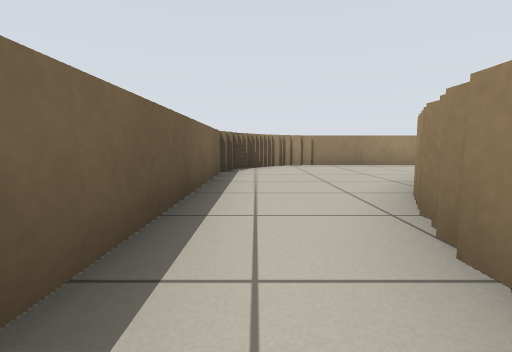
view 1 (above)

24 first-person views from a walk through a Stage world. The camera is 0.5 m above the floor, tilts 6° down and sees 85° across. Floor lines are 1 m apart. The floor is counted in squares, 1 m on a side. Each view is taken from the middle of a square. On the plan, view 1 faces up. The plan holds only what a view shows up to about 9 squares ahead; the rest is blank. Robots are left out.

view 2
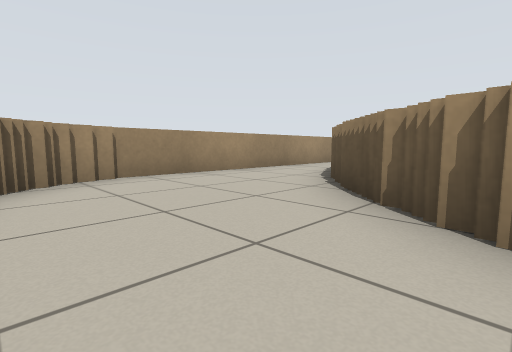

view 3
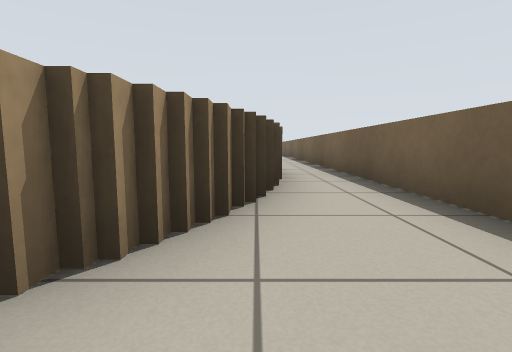

view 4
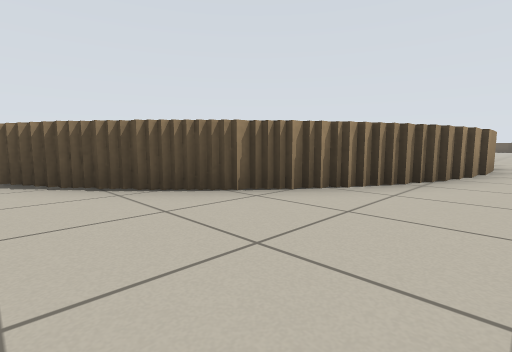

view 5
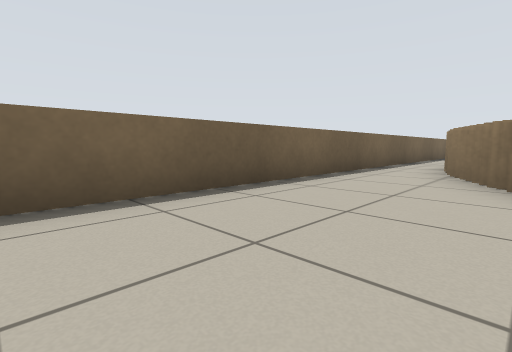

view 6
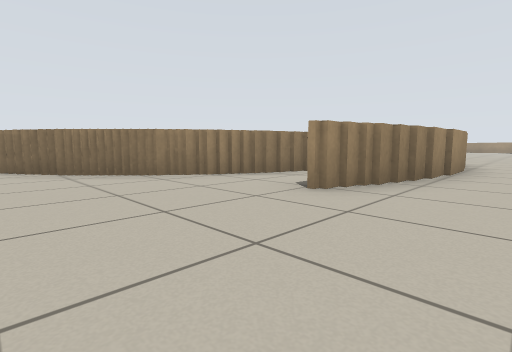

view 7
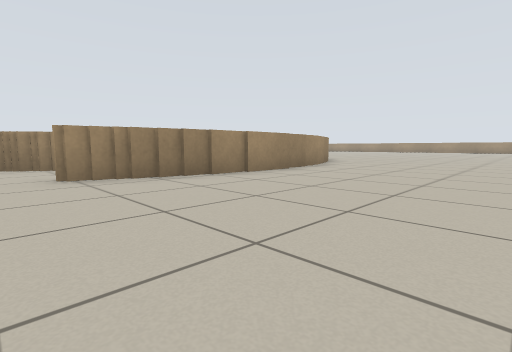

view 8
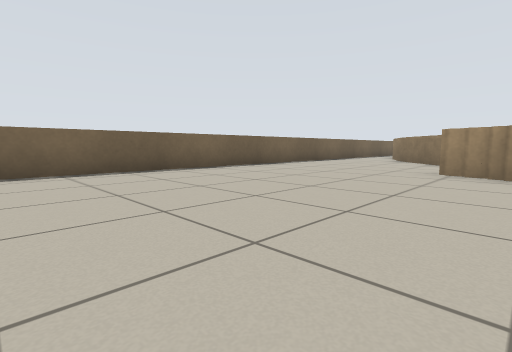

view 9
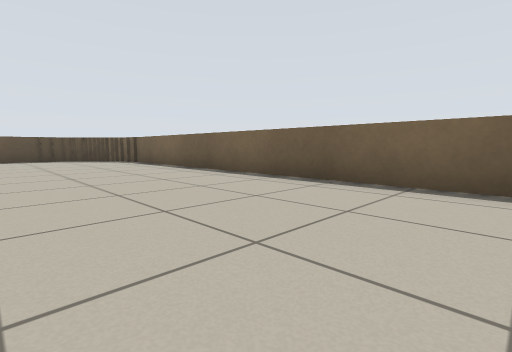

view 10
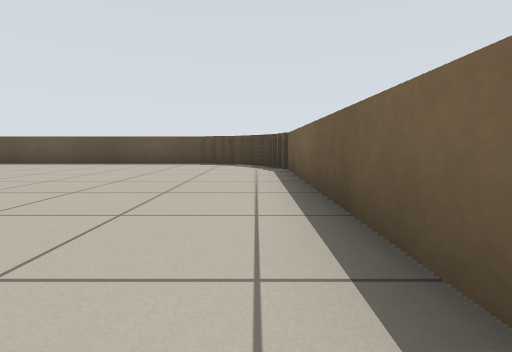

view 11
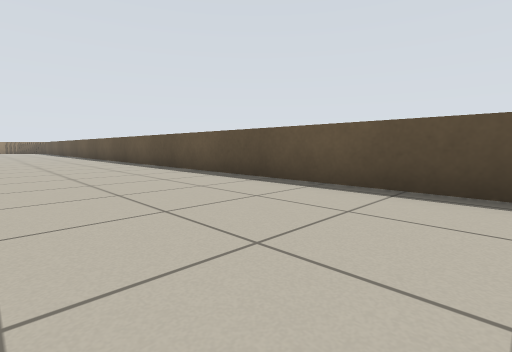

view 12
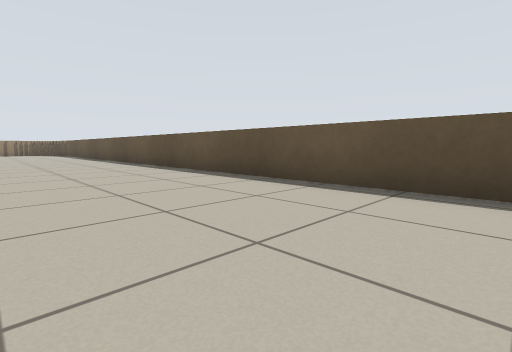

view 13
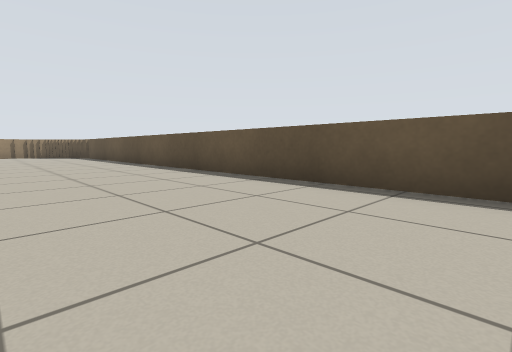

view 14
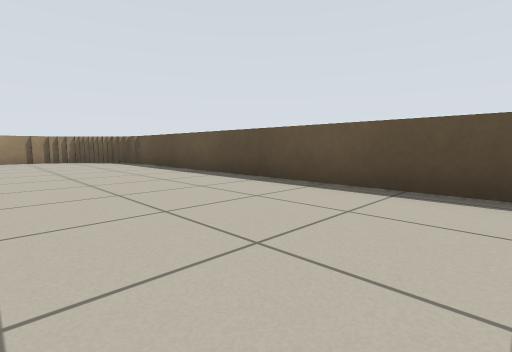

view 15
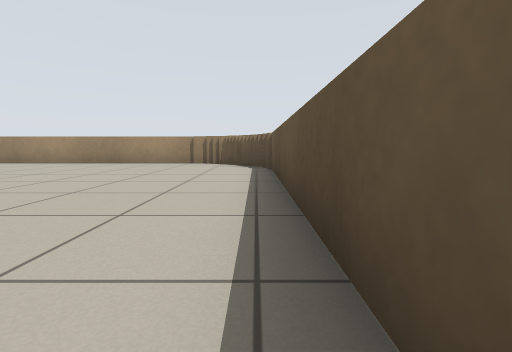

view 16
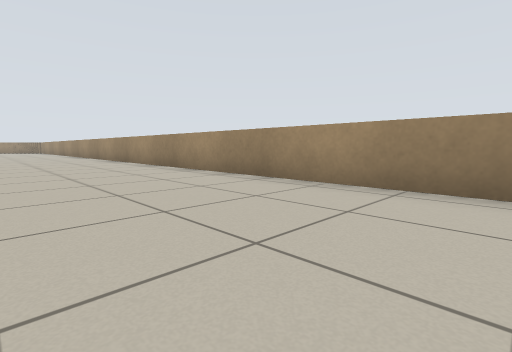

view 17
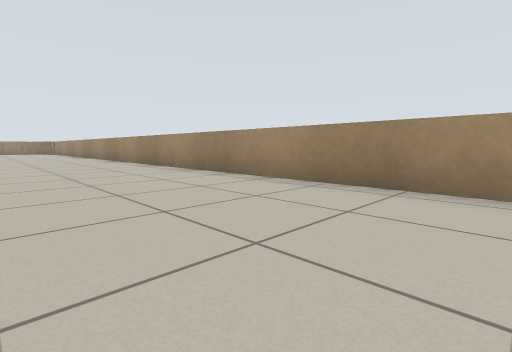

view 18
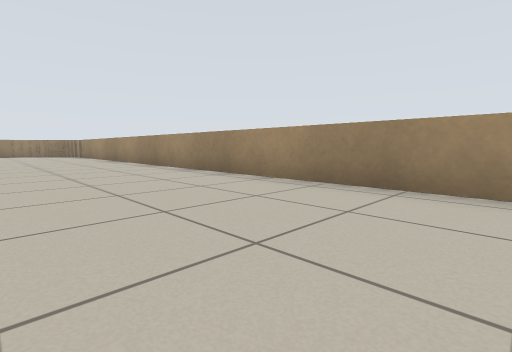

view 19
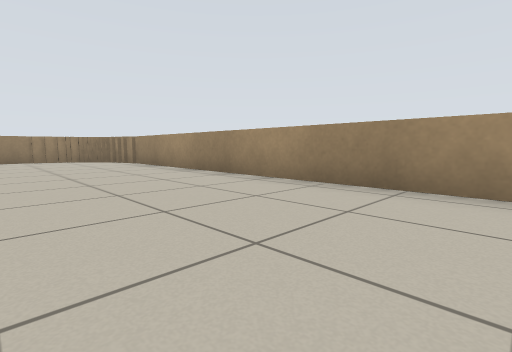

view 20
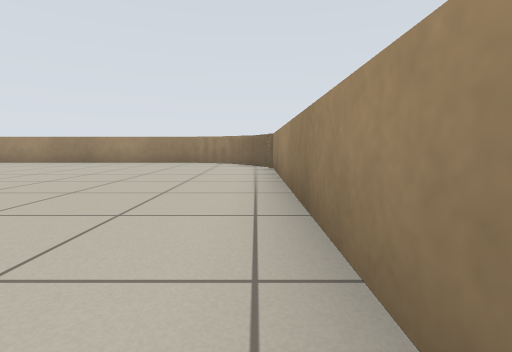

view 21
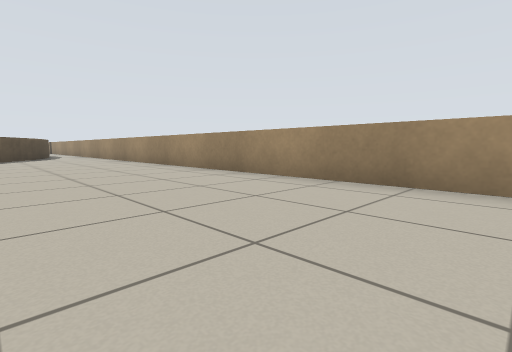

view 22
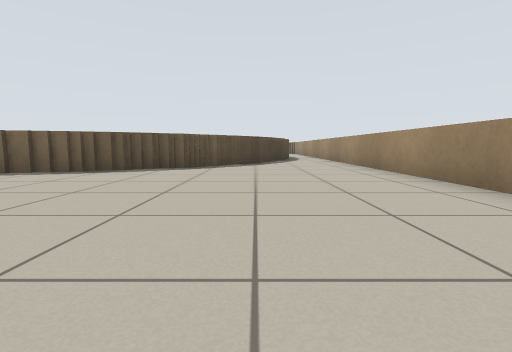

view 23
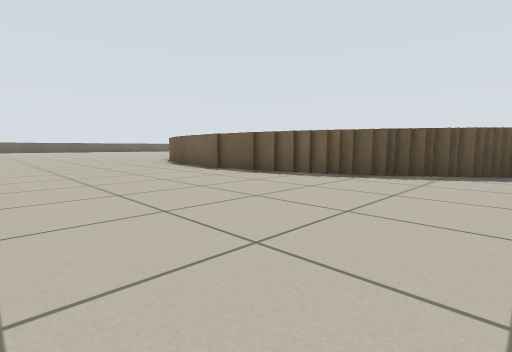

view 24
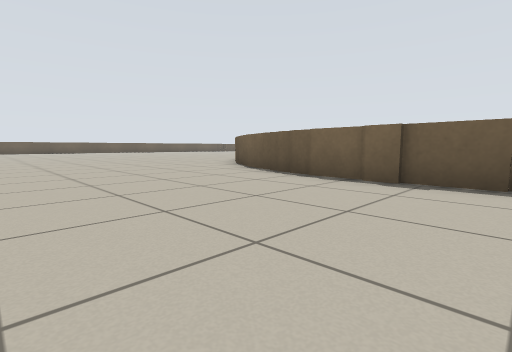

### Floor plan
Points are (right, up) in squares from view 1. A wall is a line through its corners. A room is listed if a view was taken in it or the views show most of it. See-through windows are left out.
Room 1 (views 1, 2, 3, 4)
walls: (1.8, 2.8) (1.8, 3.2); (1.6, 2.4) (1.6, 2.9); (2, 3.1) (2, 3.6); (2.4, 3.5) (2.4, 4.1); (1.2, 1.5) (1.2, 2.2); (0.9, 0.4) (0.9, 1.6); (3, 4.7) (3.5, 4.7); (3.4, 5) (4, 5); (-0.7, 5.8) (-0.7, -4.4); (-0.4, 6.4) (-0.4, 5.8); (3.9, 5.3) (4.5, 5.3); (0.8, 7.2) (0.2, 7.2); (1.2, 7.5) (0.6, 7.5); (0.6, -1.6) (0.6, 0.5); (4.5, 7.7) (1.1, 7.7); (1.6, -4.6) (1.6, -4.1)
ways out: opening at (0, -5) to room 2; opening at (5, 7) to room 2
Room 2 (views 5, 6, 7, 8, 9, 10, 11, 12, 13, 14, 15, 16, 17, 18, 19, 20, 21, 22, 23, 24)
walls: (14.4, -6.1) (14.4, -6.6); (11, -9.3) (10.5, -9.3); (15.2, -4.6) (15.2, -5.4); (10.5, -9.5) (9.9, -9.5); (15.4, -4) (15.4, -4.6); (9.5, -9.9) (5.5, -9.9); (15.7, -3.2) (15.7, -4); (15.9, 0.4) (15.9, -3.4); (5.6, -9.7) (5, -9.7); (5.6, -7.4) (4.6, -7.4); (5.1, -9.5) (4.5, -9.5); (15.7, 1.1) (15.7, 0.2); (4.6, -9.3) (3.8, -9.3); (15.4, 1.6) (15.4, 1); (4.8, -7.2) (4.2, -7.2); (4.4, -6.9) (3.9, -6.9); (15.2, 2.2) (15.2, 1.5); (4, -6.7) (3.5, -6.7); (14.8, 2.9) (14.8, 2.2); (3.6, -6.4) (3, -6.4); (13.8, 4.1) (13.8, 3.4) (14.4, 3.4) (14.4, 3); (2, -5.4) (2, -4.9); (13.3, 4.6) (13.3, 4.1); (1.8, -5) (1.8, -4.5); (27.5, -24.2) (28, -24.2); (28, -23.9) (28.5, -23.9); (29.4, -22.6) (29.4, 6); (29.2, -23) (29.2, -22.5); (29, -23.4) (29, -22.9); (-0.7, -4.4) (-0.7, -22.5); (8.2, 7.7) (4.5, 7.7); (4.4, 5.5) (4.9, 5.5); (1.1, -24.4) (27.6, -24.4); (29.2, 5.9) (29.2, 6.6) (28.6, 6.6); (0.6, -24.2) (1.2, -24.2); (0.2, -23.9) (0.8, -23.9); (27.6, 7.7) (11.9, 7.7); (28.5, 7.2) (28, 7.2); (28.1, 7.5) (27.5, 7.5)
ways out: opening at (0, -5) to room 1; opening at (5, 7) to room 1

Where each view was taken, in squares from view 1:
view 1: 0 up, 0 right, facing up
view 2: 3 up, 0 right, facing up-right
view 3: 4 up, 1 right, facing down
view 4: 6 up, 0 right, facing down-right
view 5: 9 down, 2 right, facing up-left
view 6: 11 down, 1 right, facing up-right
view 7: 14 down, 3 right, facing up-right
view 8: 15 down, 5 right, facing up-left
view 9: 13 down, 3 right, facing down-left
view 10: 16 down, 0 right, facing down
view 11: 21 down, 4 right, facing down-right
view 12: 21 down, 10 right, facing down-right
view 13: 21 down, 14 right, facing down-right
view 14: 21 down, 19 right, facing down-right
view 15: 24 down, 21 right, facing right
view 16: 20 down, 26 right, facing up-right
view 17: 15 down, 26 right, facing up-right
view 18: 9 down, 26 right, facing up-right
view 19: 3 down, 26 right, facing up-right
view 20: 1 down, 29 right, facing up
view 21: 4 up, 25 right, facing up-left
view 22: 5 up, 21 right, facing left
view 23: 4 up, 20 right, facing down-left
view 24: 0 up, 20 right, facing down-left
